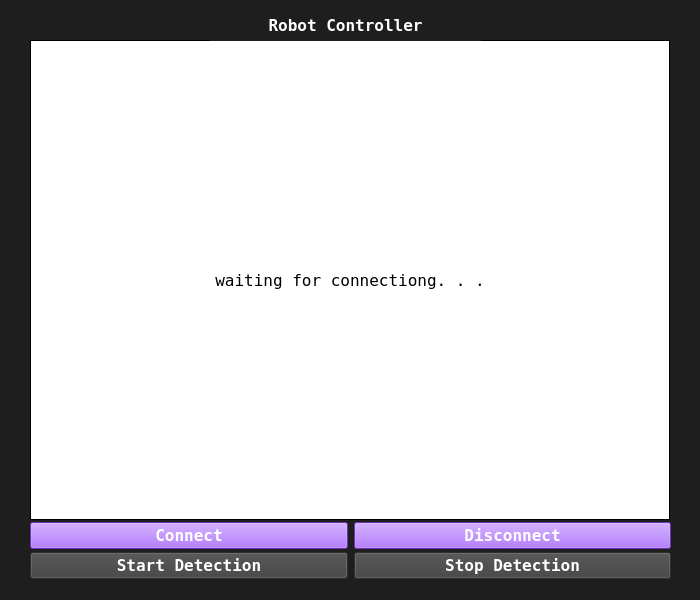
<?xml version="1.0" encoding="UTF-8"?>
<ui version="4.0">
 <class>MainWindow</class>
 <widget class="QMainWindow" name="MainWindow">
  <property name="geometry">
   <rect>
    <x>0</x>
    <y>0</y>
    <width>700</width>
    <height>600</height>
   </rect>
  </property>
  <property name="windowTitle">
   <string>MainWindow</string>
  </property>
  <property name="styleSheet">
   <string notr="true">background-color: rgb(30, 30, 30);</string>
  </property>
  <widget class="QWidget" name="centralwidget">
   <widget class="QLabel" name="imageBox">
    <property name="geometry">
     <rect>
      <x>30</x>
      <y>40</y>
      <width>640</width>
      <height>480</height>
     </rect>
    </property>
    <property name="sizePolicy">
     <sizepolicy hsizetype="Preferred" vsizetype="Preferred">
      <horstretch>0</horstretch>
      <verstretch>0</verstretch>
     </sizepolicy>
    </property>
    <property name="font">
     <font>
      <family>Fixedsys</family>
      <pointsize>12</pointsize>
     </font>
    </property>
    <property name="layoutDirection">
     <enum>Qt::LeftToRight</enum>
    </property>
    <property name="styleSheet">
     <string notr="true">background-color:rgb(255, 255, 255)</string>
    </property>
    <property name="frameShape">
     <enum>QFrame::Box</enum>
    </property>
    <property name="text">
     <string>waiting for connectiong. . .</string>
    </property>
    <property name="alignment">
     <set>Qt::AlignCenter</set>
    </property>
   </widget>
   <widget class="QLabel" name="header">
    <property name="enabled">
     <bool>true</bool>
    </property>
    <property name="geometry">
     <rect>
      <x>210</x>
      <y>10</y>
      <width>271</width>
      <height>31</height>
     </rect>
    </property>
    <property name="font">
     <font>
      <family>Fixedsys</family>
      <pointsize>12</pointsize>
      <weight>75</weight>
      <bold>true</bold>
     </font>
    </property>
    <property name="styleSheet">
     <string notr="true">color: rgb(255, 255, 255);</string>
    </property>
    <property name="text">
     <string>Robot Controller</string>
    </property>
    <property name="alignment">
     <set>Qt::AlignCenter</set>
    </property>
   </widget>
   <widget class="QWidget" name="horizontalLayoutWidget">
    <property name="geometry">
     <rect>
      <x>30</x>
      <y>520</y>
      <width>641</width>
      <height>31</height>
     </rect>
    </property>
    <layout class="QHBoxLayout" name="horizontalLayout">
     <property name="spacing">
      <number>6</number>
     </property>
     <item>
      <widget class="QPushButton" name="connectButton">
       <property name="sizePolicy">
        <sizepolicy hsizetype="Minimum" vsizetype="Fixed">
         <horstretch>0</horstretch>
         <verstretch>0</verstretch>
        </sizepolicy>
       </property>
       <property name="font">
        <font>
         <family>Fixedsys</family>
         <pointsize>12</pointsize>
         <weight>75</weight>
         <bold>true</bold>
        </font>
       </property>
       <property name="styleSheet">
        <string notr="true">background-color: rgb(151, 71, 255);
color: rgb(255, 255, 255);</string>
       </property>
       <property name="text">
        <string>Connect</string>
       </property>
       <property name="autoDefault">
        <bool>false</bool>
       </property>
      </widget>
     </item>
     <item>
      <widget class="QPushButton" name="disconnectButton">
       <property name="sizePolicy">
        <sizepolicy hsizetype="Minimum" vsizetype="Fixed">
         <horstretch>0</horstretch>
         <verstretch>0</verstretch>
        </sizepolicy>
       </property>
       <property name="font">
        <font>
         <family>Fixedsys</family>
         <pointsize>12</pointsize>
         <weight>75</weight>
         <bold>true</bold>
        </font>
       </property>
       <property name="styleSheet">
        <string notr="true">background-color: rgb(151, 71, 255);
color: rgb(255, 255, 255);</string>
       </property>
       <property name="text">
        <string>Disconnect</string>
       </property>
      </widget>
     </item>
    </layout>
   </widget>
   <widget class="QWidget" name="horizontalLayoutWidget_2">
    <property name="geometry">
     <rect>
      <x>30</x>
      <y>550</y>
      <width>641</width>
      <height>31</height>
     </rect>
    </property>
    <layout class="QHBoxLayout" name="horizontalLayout_2">
     <item>
      <widget class="QPushButton" name="startButton">
       <property name="sizePolicy">
        <sizepolicy hsizetype="Minimum" vsizetype="Fixed">
         <horstretch>0</horstretch>
         <verstretch>0</verstretch>
        </sizepolicy>
       </property>
       <property name="font">
        <font>
         <family>Fixedsys</family>
         <pointsize>12</pointsize>
         <weight>75</weight>
         <bold>true</bold>
        </font>
       </property>
       <property name="styleSheet">
        <string notr="true">background-color: rgb(64, 64, 64);
color: rgb(255, 255, 255);</string>
       </property>
       <property name="text">
        <string>Start Detection</string>
       </property>
      </widget>
     </item>
     <item>
      <widget class="QPushButton" name="stopButton">
       <property name="sizePolicy">
        <sizepolicy hsizetype="Minimum" vsizetype="Fixed">
         <horstretch>0</horstretch>
         <verstretch>0</verstretch>
        </sizepolicy>
       </property>
       <property name="font">
        <font>
         <family>Fixedsys</family>
         <pointsize>12</pointsize>
         <weight>75</weight>
         <bold>true</bold>
        </font>
       </property>
       <property name="styleSheet">
        <string notr="true">background-color: rgb(64, 64, 64);
color: rgb(255, 255, 255);</string>
       </property>
       <property name="text">
        <string>Stop Detection</string>
       </property>
      </widget>
     </item>
    </layout>
   </widget>
  </widget>
 </widget>
 <resources/>
 <connections/>
</ui>
